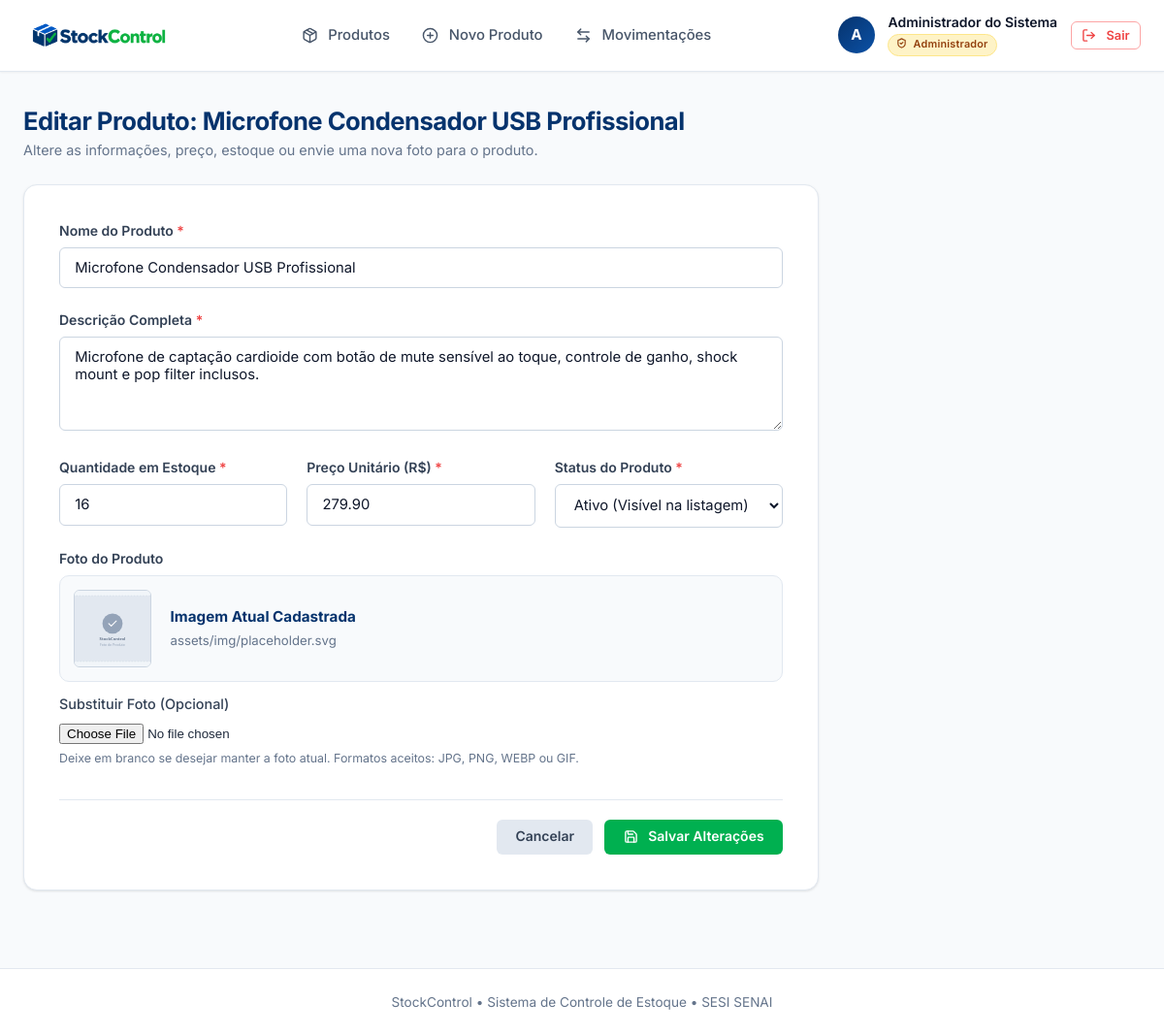
/produto_editar.php?id=19 (signed in), run on the app's committed database.
### tables this page shows
CREATE TABLE produtos (
    id INT AUTO_INCREMENT PRIMARY KEY,
    nome VARCHAR(150) NOT NULL,
    descricao TEXT NOT NULL,
    quantidade INT NOT NULL DEFAULT 0,
    preco DECIMAL(10, 2) NOT NULL DEFAULT 0.00,
    status ENUM('ativo', 'inativo') NOT NULL DEFAULT 'ativo',
    imagem VARCHAR(255) NOT NULL,
    data_inclusao TIMESTAMP DEFAULT CURRENT_TIMESTAMP
);

### produto_editar.php (the view, shortened to what this page needs)
<?php
$pdo = getConnection();
$produtoId = filter_input(INPUT_GET, 'id', FILTER_VALIDATE_INT) ?? filter_input(INPUT_POST, 'id', FILTER_VALIDATE_INT);
$stmt = $pdo->prepare("SELECT * FROM produtos WHERE id = :id LIMIT 1");
$stmt->execute([':id' => $produtoId]);
$produto = $stmt->fetch();
require_once __DIR__ . '/includes/header.php';
?>
<div class="page-heading">
    <div>
        <h2>Editar Produto: <?= htmlspecialchars($produto['nome']) ?></h2>
        <p class="text-muted">Altere as informações, preço, estoque ou envie uma nova foto para o produto.</p>
    </div>
</div>
<div class="form-card">
    <form action="produto_editar.php" method="POST" enctype="multipart/form-data" id="form-editar-produto">
        <div class="form-group">
            <label for="nome">Nome do Produto <span class="required">*</span></label>
            <input
                type="text"
                id="nome"
                name="nome"
                class="campo-produto"
                value="<?= htmlspecialchars($produto['nome']) ?>"
                placeholder="Ex: Teclado Mecânico RGB"
                required
            >
        </div>
        <div class="form-group">
            <label for="descricao">Descrição Completa <span class="required">*</span></label>
            <textarea
                id="descricao"
                name="descricao"
                rows="4"
                class="campo-produto"
                placeholder="Detalhes técnicos, modelo, características..."
                required
            ><?= htmlspecialchars($produto['descricao']) ?></textarea>
        </div>
        <div class="form-row">
            <div class="form-group col">
                <label for="quantidade">Quantidade em Estoque <span class="required">*</span></label>
                <input
                    type="number"
                    id="quantidade"
                    name="quantidade"
                    min="0"
                    step="1"
                    class="campo-produto"
                    value="<?= (int)$produto['quantidade'] ?>"
                    required
                >
            </div>
            <div class="form-group col">
                <label for="preco">Preço Unitário (R$) <span class="required">*</span></label>
                <input
                    type="number"
                    id="preco"
                    name="preco"
                    min="0"
                    step="0.01"
                    class="campo-produto"
                    value="<?= htmlspecialchars($produto['preco']) ?>"
                    required
                >
            </div>
            <div class="form-group col">
                <label for="status">Status do Produto <span class="required">*</span></label>
                <select id="status" name="status" class="campo-produto" required>
                    <option value="ativo" <?= $produto['status'] === 'ativo' ? 'selected' : '' ?>>Ativo (Visível na listagem)</option>
                </select>
            </div>
        </div>
        <div class="form-group">
            <label>Foto do Produto</label>
            <div class="current-image-container" style="display: flex; align-items: center; gap: 1.25rem; margin-bottom: 0.75rem; padding: 0.85rem; background: var(--gray-50); border: 1px solid var(--gray-200); border-radius: var(--radius-md);">
                <img
                    src="<?= !empty($produto['imagem']) ? htmlspecialchars($produto['imagem']) : 'assets/img/placeholder.svg' ?>"
                    alt="Foto atual"
                    id="current-image-thumb"
                    style="width: 80px; height: 80px; object-fit: cover; border-radius: var(--radius-sm); border: 1px solid var(--gray-300);"
                    onerror="this.onerror=null; this.src='assets/img/placeholder.svg';"
                >
                <div>
                    <strong style="color: var(--brand-navy); display: block; font-size: 0.95rem;">Imagem Atual Cadastrada</strong>
                    <span style="font-size: 0.825rem; color: var(--gray-500);"><?= htmlspecialchars($produto['imagem']) ?></span>
                </div>
            </div>
            <label for="imagem" style="font-weight: 500; font-size: 0.9rem; margin-top: 0.5rem;">Substituir Foto (Opcional)</label>
            <input type="file" id="imagem" name="imagem" accept="image/*" class="campo-produto">
            <small class="form-hint">Deixe em branco se desejar manter a foto atual. Formatos aceitos: JPG, PNG, WEBP ou GIF.</small>
        </div>
        <div class="form-actions">
            <a href="produtos.php" class="btn btn-secondary">Cancelar</a>
            <button type="submit" id="btn-salvar-produto" class="btn btn-success">
                <i data-lucide="save" class="icon-btn"></i> Salvar Alterações
            </button>
        </div>
    </form>
</div>
<?php require_once __DIR__ . '/includes/footer.php'; ?>

### assets/css/style.css (style rules this page uses)
:root { --brand-navy: #06336D; --brand-blue: #0B51A6; --brand-blue-hover: #083e82; --brand-blue-light: #eef6ff; --brand-green: #00B050; --brand-green-hover: #009945; --brand-green-light: #eafaf1; --danger: #ef4444; --danger-hover: #dc2626; --danger-light: #fef2f2; --warning: #f59e0b; --warning-light: #fffbeb; --gray-50: #f8fafc; --gray-100: #f1f5f9; --gray-200: #e2e8f0; --gray-300: #cbd5e1; --gray-400: #94a3b8; --gray-500: #64748b; --gray-600: #475569; --gray-700: #334155; --gray-800: #1e293b; --gray-900: #0f172a; --radius-sm: 6px; --radius-md: 10px; --radius-lg: 14px; --radius-xl: 18px; --shadow-xs: 0 1px 2px 0 rgba(0, 0, 0, 0.05); --shadow-sm: 0 1px 3px 0 rgba(0, 0, 0, 0.07), 0 1px 2px 0 rgba(0, 0, 0, 0.04); --shadow-md: 0 4px 6px -1px rgba(0, 0, 0, 0.08), 0 2px 4px -2px rgba(0, 0, 0, 0.05); --shadow-lg: 0 10px 15px -3px rgba(0, 0, 0, 0.08), 0 4px 6px -4px rgba(0, 0, 0, 0.04); --shadow-xl: 0 20px 25px -5px rgba(0, 0, 0, 0.1), 0 8px 10px -6px rgba(0, 0, 0, 0.05); }
* { box-sizing: border-box; margin: 0; padding: 0; }
body { font-family: 'Inter', -apple-system, BlinkMacSystemFont, "Segoe UI", Roboto, sans-serif; background-color: var(--gray-50); color: var(--gray-800); line-height: 1.5; min-height: 100vh; display: flex; flex-direction: column; -webkit-font-smoothing: antialiased; }
.page-heading { display: flex; align-items: center; justify-content: space-between; margin-bottom: 1.5rem; flex-wrap: wrap; gap: 1rem; }
.page-heading h2 { font-size: 1.6rem; font-weight: 700; color: var(--brand-navy); letter-spacing: -0.02em; }
.text-muted { color: var(--gray-500); font-size: 0.9rem; }
.lucide { display: inline-block; vertical-align: middle; }
.icon-btn { width: 15px; height: 15px; stroke-width: 2.2px; margin-right: 0.25rem; }
.btn { display: inline-flex; align-items: center; justify-content: center; gap: 0.4rem; padding: 0.55rem 1.15rem; font-size: 0.875rem; font-weight: 600; border-radius: var(--radius-sm); border: 1px solid transparent; cursor: pointer; text-decoration: none; transition: all 0.15s ease-in-out; line-height: 1.2; font-family: inherit; }
.btn-success { background-color: var(--brand-green); color: #ffffff; }
.btn-secondary { background-color: var(--gray-200); color: var(--gray-700); }
.form-card { background: #ffffff; padding: 2.25rem; border-radius: var(--radius-lg); box-shadow: var(--shadow-sm); border: 1px solid var(--gray-200); max-width: 820px; }
.form-group { margin-bottom: 1.35rem; }
.form-row { display: flex; gap: 1.25rem; flex-wrap: wrap; }
.form-row .col { flex: 1; min-width: 220px; }
label { display: block; margin-bottom: 0.45rem; font-weight: 600; font-size: 0.875rem; color: var(--gray-700); }
.required { color: var(--danger); }
input[type="text"], input[type="email"], input[type="password"], input[type="number"], select, textarea { width: 100%; padding: 0.7rem 0.95rem; border: 1px solid var(--gray-300); border-radius: var(--radius-sm); font-size: 0.925rem; color: var(--gray-900); background-color: #ffffff; transition: all 0.2s; font-family: inherit; }
.form-hint { display: block; font-size: 0.775rem; color: var(--gray-500); margin-top: 0.35rem; }
.form-actions { display: flex; justify-content: flex-end; gap: 0.75rem; margin-top: 2rem; padding-top: 1.25rem; border-top: 1px solid var(--gray-200); }

### data on the page
produtos: nome "Microfone Condensador USB Profissional", descricao "Microfone de captação cardioide com botão de mute sensível ao toque, controle de ganho, shock mount e pop filter inclusos.", quantidade "16", preco "279.90", status "Ativo (Visível na listagem)", imagem (placeholder picture), imagem "assets/img/placeholder.svg"

### other printed values
mb_strtoupper(mb_substr($usuarioLogado['nome'], 0, 1)) "A"
$usuarioLogado['nome'] "Administrador do Sistema"
